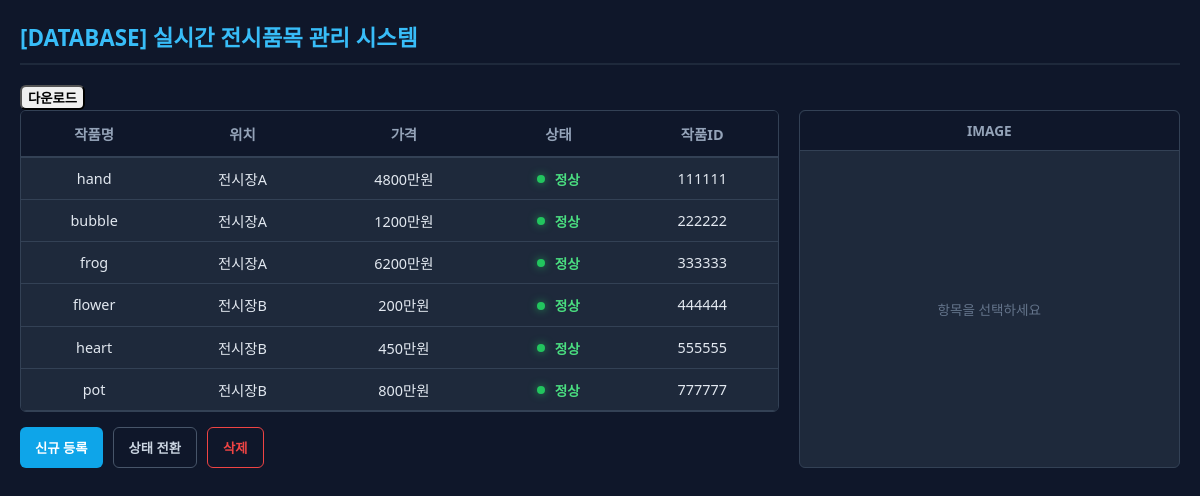
The page /database on the database its author committed.
### tables this page shows
CREATE TABLE web_items (
        art_id TEXT PRIMARY KEY,
        art_name TEXT NOT NULL,
        location TEXT NOT NULL,
        price TEXT NOT NULL,
        status TEXT DEFAULT '정상',
        image_path TEXT
    );

### app.py (the view)
@app.route('/database')
def database_page():
    conn = sqlite3.connect(DB_PATH)
    cursor = conn.cursor()
    cursor.execute('''
        SELECT * FROM web_items
        UNION ALL
        SELECT * FROM turtle_items
    ''')
    items = cursor.fetchall()
    conn.close()
    return render_template('database.html', items=items)

### templates/database.html (shortened to what this page needs)
<!DOCTYPE html>
<html lang="ko">
<head>
    <link rel="stylesheet" href="{{ url_for('static', filename='css/database.css') }}">
</head>
<body>
    <div class="db-container">
        <header class="db-header">
            <h2>[DATABASE] 실시간 전시품목 관리 시스템</h2>
            <button class="btn-download" onclick="downloadDB()">다운로드</button>
        </header>
        <div class="content-wrapper">
            <section class="table-section">
                <div class="table-scroll">
                    <table class="data-table">
                        <thead>
                            <tr>
                                <th>작품명</th>
                                <th>위치</th>
                                <th>가격</th>
                                <th>상태</th>
                                <th>작품ID</th>
                            </tr>
                        </thead>
                        <tbody>
                            {% for item in items %}
                            <tr onclick="selectItem(this, '{{ item[0] }}', '{{ item[1] }}', '{{ item[5] }}')">
                                <td>{{ item[1] }}</td>
                                <td>{{ item[2] }}</td>
                                <td>{{ item[3] }}</td>
                                <td>
                                    {% if item[4] == '정상' %}
                                    <span class="status-dot dot-green"></span>
                                    <span class="status-text text-green">정상</span>
                                    {% else %}
                                    <span class="status-dot dot-red"></span>
                                    <span class="status-text text-red">비정상</span>
                                    {% endif %}
                                </td>
                                <td>{{ item[0] }}</td>
                            </tr>
                            {% endfor %}
                        </tbody>
                    </table>
                </div>
                <div class="action-buttons">
                    <button type="button" class="btn-primary" onclick="toggleRegisterForm()">신규 등록</button>
                    <button type="button" class="btn-outline" onclick="toggleStatus()">상태 전환</button>
                    <button type="button" class="btn-danger" onclick="confirmDelete()">삭제</button>
                </div>
            </section>
            <aside class="image-viewer">
                <div class="viewer-header">IMAGE</div>
                <div class="image-box">
                    <p id="img-placeholder">항목을 선택하세요</p>
                </div>
            </aside>
        </div>
    </div>
</body>
</html>

### static/css/database.css (style rules this page uses)
body { margin: 0; padding: 20px; font-family: 'Segoe UI', Tahoma, Geneva, Verdana, sans-serif; background-color: #0f172a; color: #e2e8f0; }
.db-container { max-width: 100%; }
.db-header h2 { color: #38bdf8; margin-top: 0; margin-bottom: 20px; border-bottom: 2px solid #1e293b; padding-bottom: 10px; font-size: 1.4rem; }
.content-wrapper { display: flex; gap: 20px; }
.table-section { flex: 2; display: flex; flex-direction: column; }
.table-scroll { max-height: 300px; overflow-y: auto; border: 1px solid #334155; border-radius: 6px; background-color: #1e293b; }
.data-table { width: 100%; border-collapse: collapse; text-align: center; font-size: 0.9rem; }
.data-table th { background-color: #0f172a; color: #94a3b8; padding: 12px; position: sticky; top: 0; border-bottom: 2px solid #334155; }
.data-table td { padding: 10px; border-bottom: 1px solid #334155; }
.action-buttons { margin-top: 15px; display: flex; gap: 10px; }
button { font-family: inherit; cursor: pointer; transition: 0.2s; border-radius: 6px; font-weight: bold; }
.btn-primary { background-color: #0ea5e9; color: white; border: none; padding: 10px 15px; }
.btn-outline { background-color: transparent; color: #cbd5e1; border: 1px solid #475569; padding: 10px 15px; }
.btn-danger { background-color: transparent; color: #ef4444; border: 1px solid #ef4444; padding: 10px 15px; }
.image-viewer { flex: 1; background-color: #1e293b; border: 1px solid #334155; border-radius: 6px; display: flex; flex-direction: column; }
.viewer-header { background-color: #0f172a; color: #94a3b8; padding: 10px; text-align: center; font-weight: bold; font-size: 0.85rem; border-bottom: 1px solid #334155; border-top-left-radius: 6px; border-top-right-radius: 6px; }
.image-box { flex: 1; display: flex; align-items: center; justify-content: center; padding: 10px; min-height: 200px; }
.image-box p { color: #64748b; font-size: 0.85rem; text-align: center; }
.status-dot { display: inline-block; width: 8px; height: 8px; border-radius: 50%; margin-right: 6px; vertical-align: middle; }
.dot-green { background-color: #22c55e; box-shadow: 0 0 8px rgba(34, 197, 94, 0.7); }
.status-text { font-weight: bold; font-size: 0.85rem; vertical-align: middle; }
.text-green { color: #4ade80; }
.data-table tbody tr { cursor: pointer; }

### rows shown on the page
web_items: art_name "hand", location "전시장A", price "4800만원", status "정상" (drawn), art_id "111111"
web_items: art_name "bubble", location "전시장A", price "1200만원", status "정상" (drawn), art_id "222222"
web_items: art_name "frog", location "전시장A", price "6200만원", status "정상" (drawn), art_id "333333"
web_items: art_name "flower", location "전시장B", price "200만원", status "정상" (drawn), art_id "444444"
web_items: art_name "heart", location "전시장B", price "450만원", status "정상" (drawn), art_id "555555"
web_items: art_name "pot", location "전시장B", price "800만원", status "정상" (drawn), art_id "777777"
